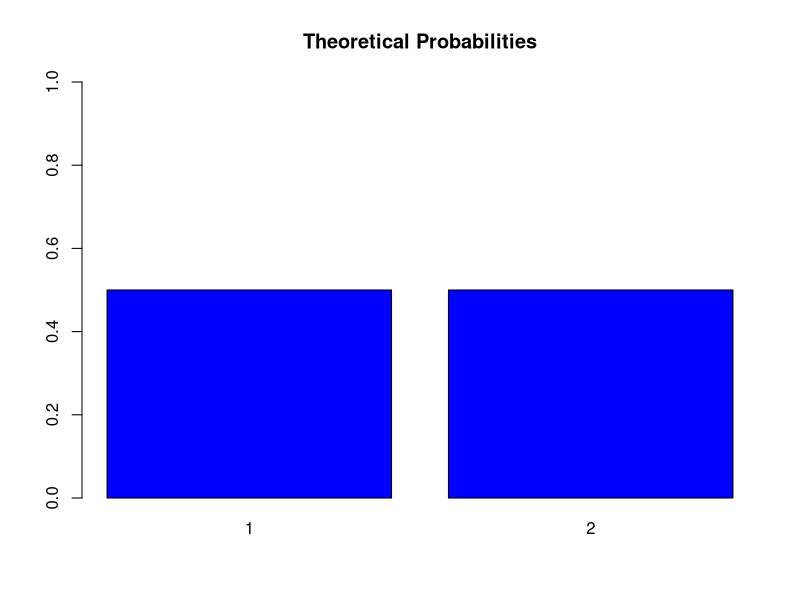
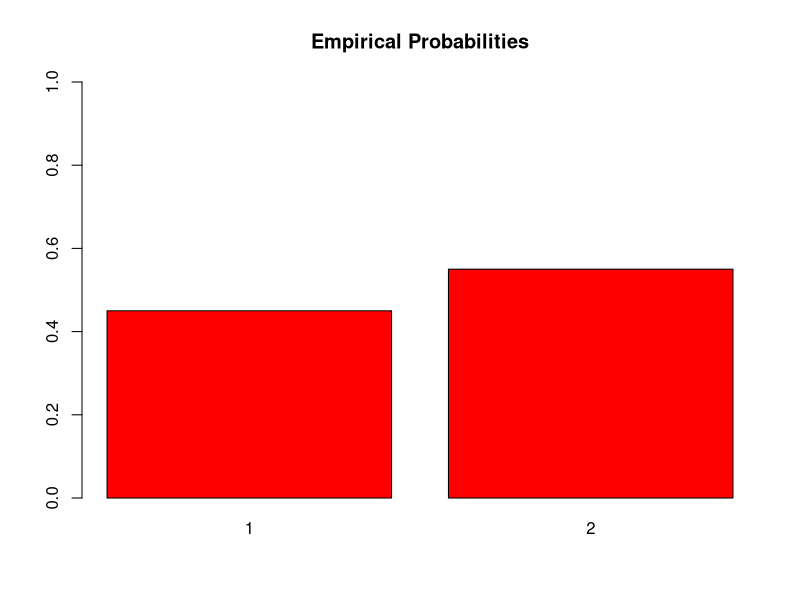

Write the R code that produced these figures, in order.
theoretical_probabilities <- rep(1/2, 2)

set.seed(222)  # Set seed for reproducibility
simulated_rolls <- sample(1:2, size = 100, replace = TRUE)

empirical_probabilities <- table(simulated_rolls) / length(simulated_rolls)

barplot(theoretical_probabilities, names.arg = 1:2, ylim = c(0, 1), col = "blue", main = "Theoretical Probabilities")
barplot(empirical_probabilities, names.arg = 1:2, ylim = c(0, 1), col = "red", main = "Empirical Probabilities")

difference <- abs(theoretical_probabilities - empirical_probabilities)

cat("Absolute Difference between Theoretical and Empirical Probabilities:\n")
print(difference)